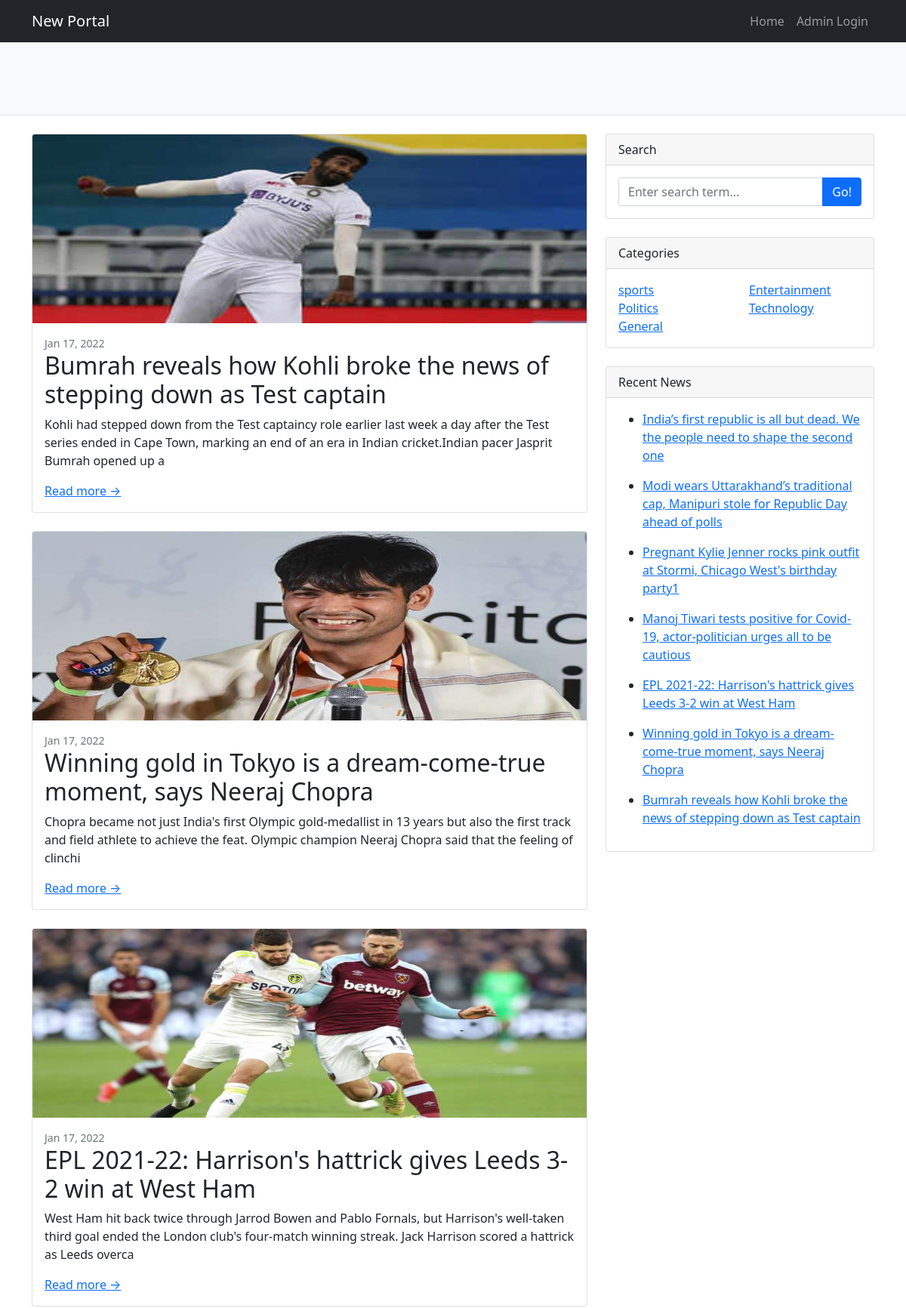
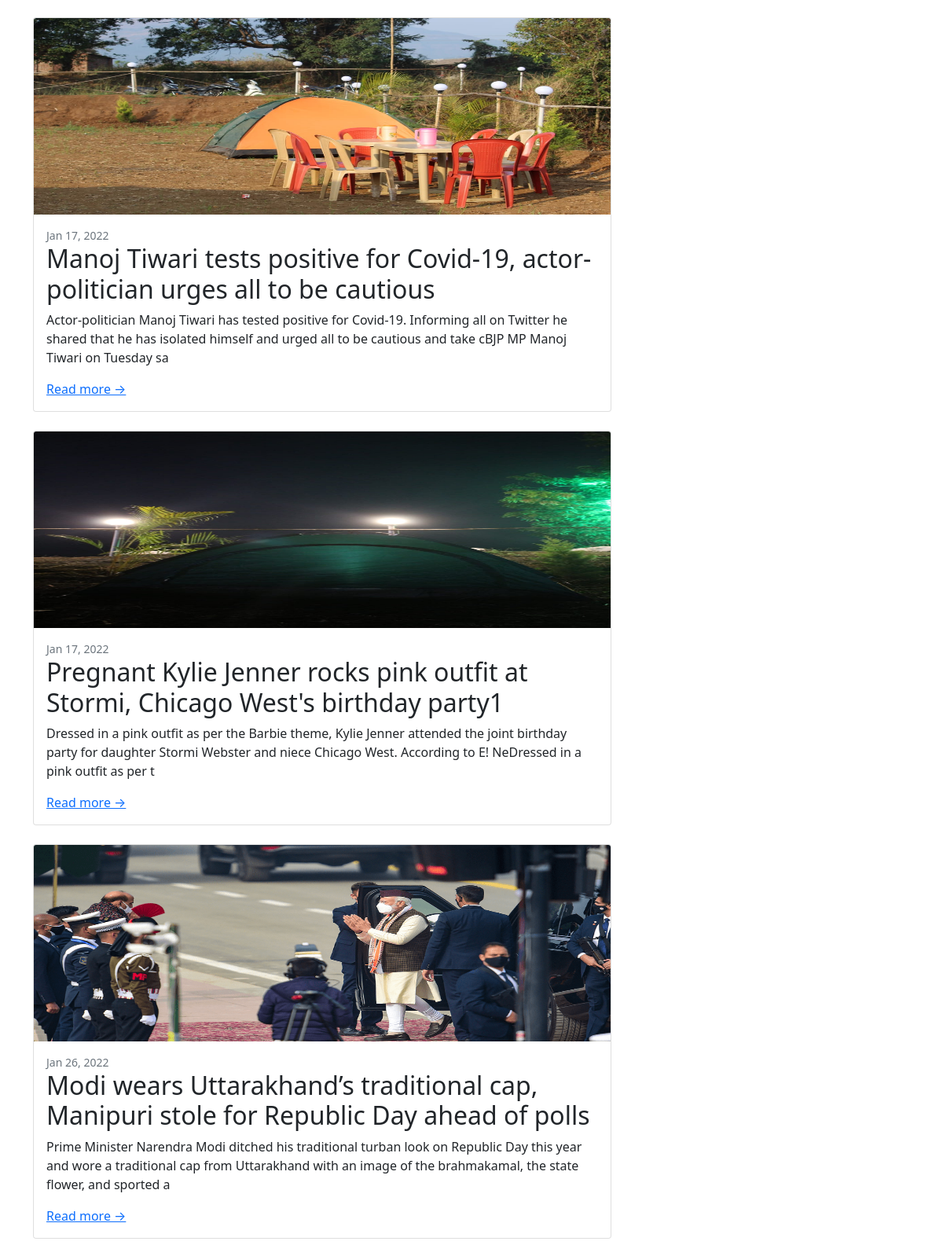
The app's page /news/index.php/search (upper part) with its own data (2 pictures, top to bottom).
### tables this page shows
CREATE TABLE `tbladdnews` (
  `id` int(11) NOT NULL,
  `newtitle` varchar(200) DEFAULT NULL,
  `Category` varchar(200) DEFAULT NULL,
  `Sub_category` varchar(200) DEFAULT NULL,
  `Upload_Image` varchar(200) DEFAULT NULL,
  `Description` mediumtext DEFAULT NULL,
  `create_date` timestamp NULL DEFAULT current_timestamp()
);

CREATE TABLE `tblcategory` (
  `id` int(11) NOT NULL,
  `name` varchar(45) DEFAULT NULL
);

### news/application/controllers/Search.php (called while the page is built, shortened)
<?php
class Search extends CI_Controller {
	function __construct(){
	     $this->load->model('Website_model');
		 $this->load->library("pagination");
	}
	public function index()
	{
		$sdata=$this->input->post('searchdata');
		$data['sresult']=$this->Website_model->getsearch($sdata);
        $data['category']=$this->Website_model->categoryList();
		$data['resentlypost']=$this->Website_model->resentlypost();
		$this->load->view('search',$data);
	}
}

### news/index.php (called while the page is built, shortened)
<?php
require_once BASEPATH.'core/CodeIgniter.php';

### news/application/models/Website_model.php (called while the page is built, shortened)
<?php
class Website_model extends CI_Model{
    function categoryList(){
        $query=$this->db->get('tblcategory');
        return $query->result();
        }
   public function resentlypost()
   {
       $query=$this->db->select('tbladdnews.id,newtitle,tblcategory.name as category,
       tblsub_category.subcategory_name as subcategory,Description,Upload_Image,create_date')
   ->join('tblcategory','tbladdnews.Category=tblcategory.id','left')
   ->join('tblsub_category','tbladdnews.Sub_category=tblsub_category.id','left')
   ->from('tbladdnews')
   ->order_by('tbladdnews.id', 'desc')
   ->get();
   return $query->result();
  }
  public function getsearch($sdata){
    $data1 = array('newtitle'=> $sdata);
    $data2 = array('category'=> $sdata);
      $query=$this->db->select('tbladdnews.id,newtitle,tblcategory.name as category,
      tblsub_category.subcategory_name as subcategory,Description,Upload_Image,create_date')
  ->join('tblcategory','tbladdnews.Category=tblcategory.id','left')
  ->join('tblsub_category','tbladdnews.Sub_category=tblsub_category.id','left')
  ->from('tbladdnews')
  ->like($data1)
  ->or_like($data2)
  ->get();
  return $query->result();
 }
}

### news/application/views/search.php (the view, shortened to what this page needs)
<!DOCTYPE html>
<html lang="en">
    <head>
        <link href="<?php echo base_url('assets/css/styles.css');?>" rel="stylesheet" />
    </head>
    <body>
   <?php include APPPATH.'views/includes/header.php';?>
        <header class="py-5 bg-light border-bottom mb-4">
        </header>
        <div class="container">
            <div class="row">
                <div class="col-lg-8">
					<?php
					if(count($sresult)):
                  foreach($sresult as $row):
                  ?>
                    <div class="card mb-4">
                        <a href="#!"><img class="card-img-top" src="<?php echo base_url('uploads/files/'. $row->Upload_Image);?>" alt="..." /></a>
                        <div class="card-body">
							<?php
							$input= $row->create_date;
							$date = strtotime($input);
							?>
                            <div class="small text-muted"><?php echo date('M d, Y', $date);?></div>
                            <h2 class="card-title"><?php  echo $row->newtitle;?></h2>
                            <p class="card-text"><?php echo substr($row->Description,0,200);?></p>
                            <?php echo anchor("Welcome/post/{$row->id}",'Read more →'); ?>
                        </div>
                    </div>
					<?php
                    endforeach;
                    else:
                    ?>
                    <tr>
                    <td colspan="5" style="color:red; text-align:center">No Record found</td>
                    </tr>
                    <?php endif;?>
                </div>
                <div class="col-lg-4">
                   <div class="card mb-4">
                        <div class="card-header">Search</div>
                        <div class="card-body">
                        <?php echo form_open('Search/index',['class'=>'php-email-form']);?>
                            <div class="input-group">
                                <input class="form-control" type="text" name="searchdata" id="searchdata" placeholder="Enter search term..."
                                 aria-label="Enter search term..." aria-describedby="button-search" />
                                 <input type="submit" name="submit" id="submit" class="btn btn-primary" value="Go!">
                            </div>
                    </form>
                        </div>
                    </div>
                    <div class="card mb-4">
                        <div class="card-header">Categories</div>
                        <div class="card-body">
                            <div class="row">
                            <?php
                  if(count($category)):
                  foreach($category as $row):
                  ?>
                                <div class="col-sm-6">
                                    <ul class="list-unstyled mb-0">
                                    <?php $cat= $row->name;?>
                                    <li> <?php echo anchor("Category/index/{$row->id}",$cat); ?></li>
                                    </ul>
                                </div>
                                <?php
                    endforeach;
                    else:
                    ?>
                    <tr>
                    <td colspan="5" style="color:red; text-align:center">No Record found</td>
                    </tr>
                    <?php endif;?>
                            </div>
                        </div>
                    </div>
                    <div class="card mb-4">
                        <div class="card-header">Recent News</div>
                        <div class="card-body">
                        <?php
					if(count($resentlypost)):
                  foreach($resentlypost as $row):
                  ?>
                            <ul>
                                <?php  $shiv= $row->newtitle;?>
                                <li><?php echo anchor("Welcome/post/{$row->id}",$shiv); ?></li>
                            </ul>
                            <?php
                    endforeach;
                    else:
                    ?>
                    <tr>
                    <td colspan="5" style="color:red; text-align:center">No Record found</td>
                    </tr>
                    <?php endif;?>
                             </div>
                    </div>
                </div>
            </div>
        </div>
    </body>
</html>

### records on screen
tbladdnews: Upload_Image (picture), create_date "Jan 17, 2022", newtitle "Bumrah reveals how Kohli broke the news of stepping down as Test captain", Description "Kohli had stepped down from the Test captaincy role earlier last week a day after the Test series ended in Cape Town, marking an end of an era in Indian cricket.Indian pacer Jasprit Bumrah opened up a", id "Read more →", anchor("Welcome/post/{$row->id}",$shiv) "Bumrah reveals how Kohli broke the news of stepping down as Test captain"
tbladdnews: Upload_Image (picture), create_date "Jan 17, 2022", newtitle "Winning gold in Tokyo is a dream-come-true moment, says Neeraj Chopra", Description "Chopra became not just India's first Olympic gold-medallist in 13 years but also the first track and field athlete to achieve the feat. Olympic champion Neeraj Chopra said that the feeling of clinchi", id "Read more →", anchor("Welcome/post/{$row->id}",$shiv) "Winning gold in Tokyo is a dream-come-true moment, says Neeraj Chopra"
tbladdnews: Upload_Image (picture), create_date "Jan 17, 2022", newtitle "EPL 2021-22: Harrison's hattrick gives Leeds 3-2 win at West Ham", Description "West Ham hit back twice through Jarrod Bowen and Pablo Fornals, but Harrison's well-taken third goal ended the London club's four-match winning streak. Jack Harrison scored a hattrick as Leeds overca", id "Read more →", anchor("Welcome/post/{$row->id}",$shiv) "EPL 2021-22: Harrison's hattrick gives Leeds 3-2 win at West Ham"
tbladdnews: Upload_Image (picture), create_date "Jan 17, 2022", newtitle "Manoj Tiwari tests positive for Covid-19, actor-politician urges all to be cautious", Description "Actor-politician Manoj Tiwari has tested positive for Covid-19. Informing all on Twitter he shared that he has isolated himself and urged all to be cautious and take cBJP MP Manoj Tiwari on Tuesday sa", id "Read more →", anchor("Welcome/post/{$row->id}",$shiv) "Manoj Tiwari tests positive for Covid-19, actor-politician urges all to be cautious"
tbladdnews: Upload_Image (picture), create_date "Jan 17, 2022", newtitle "Pregnant Kylie Jenner rocks pink outfit at Stormi, Chicago West's birthday party1", Description "Dressed in a pink outfit as per the Barbie theme, Kylie Jenner attended the joint birthday party for daughter Stormi Webster and niece Chicago West. According to E! NeDressed in a pink outfit as per t", id "Read more →", anchor("Welcome/post/{$row->id}",$shiv) "Pregnant Kylie Jenner rocks pink outfit at Stormi, Chicago West's birthday party1"
tbladdnews: Upload_Image (picture), create_date "Jan 26, 2022", newtitle "Modi wears Uttarakhand’s traditional cap, Manipuri stole for Republic Day ahead of polls", Description "Prime Minister Narendra Modi ditched his traditional turban look on Republic Day this year and wore a traditional cap from Uttarakhand with an image of the brahmakamal, the state flower, and sported a", id "Read more →", anchor("Welcome/post/{$row->id}",$shiv) "Modi wears Uttarakhand’s traditional cap, Manipuri stole for Republic Day ahead of polls"
tblcategory: anchor("Category/index/{$row->id}",$cat) "sports"
tblcategory: anchor("Category/index/{$row->id}",$cat) "Entertainment"
tblcategory: anchor("Category/index/{$row->id}",$cat) "Politics"
tblcategory: anchor("Category/index/{$row->id}",$cat) "Technology"
tblcategory: anchor("Category/index/{$row->id}",$cat) "General"
tbladdnews: anchor("Welcome/post/{$row->id}",$shiv) "India’s first republic is all but dead. We the people need to shape the second one"
